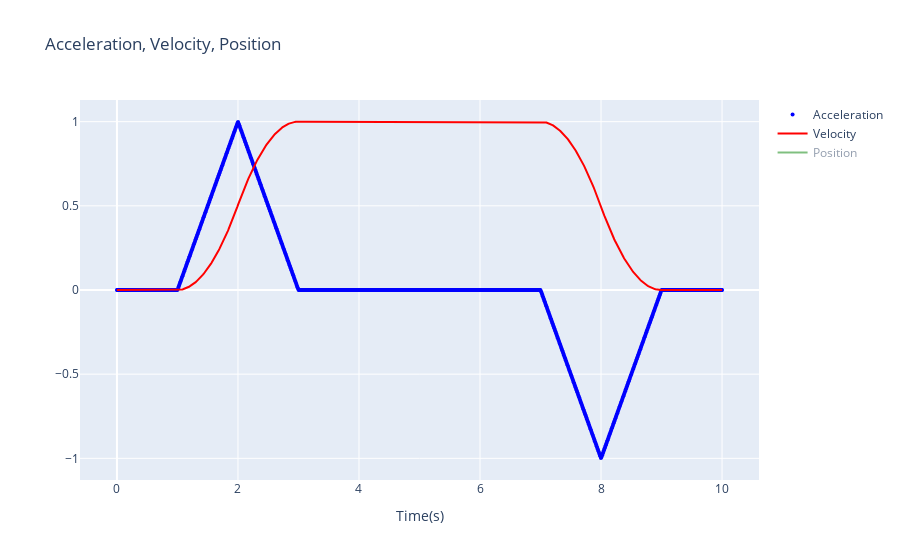

The notebook cell this image was saved under:
### Code cell
fig_data = go.Figure()
# Update layout if desired
fig_data.update_layout(
    title="Acceleration, Velocity, Position",
    xaxis_title="Time(s)",
    yaxis_title=""
)
# Add the acceleration trace
fig_data.add_trace(go.Scatter(x=df_data['x'], y=df_data['a'], mode='markers', name='Acceleration', marker=dict(color='blue', size=4)))
# Add the velocity trace
fig_data.add_trace(go.Scatter(x=df_data['x'], y=df_data['v'], mode='lines', name='Velocity', line=dict(color='red')))
# Add the position trace
fig_data.add_trace(go.Scatter(x=df_data['x'], y=df_data['s'], mode='lines', name='Position', line=dict(color='green')))

fig_data.show()

### Figure 1 — Plotly figure (JSON) as saved in the notebook; plotly's stock layout.template omitted (floating-point values rounded to 4 significant figures; data arrays with more than 128 entries replaced by an {"elided": "..."} marker saying what was removed)
{"data": [{"marker": {"color": "blue", "size": 4}, "mode": "markers", "name": "Acceleration", "type": "scatter", "x": {"elided": "1000 float values"}, "y": {"elided": "1000 float values"}}, {"line": {"color": "red"}, "mode": "lines", "name": "Velocity", "type": "scatter", "x": {"elided": "1000 float values"}, "y": {"elided": "1000 float values"}}, {"line": {"color": "green"}, "mode": "lines", "name": "Position", "type": "scatter", "visible": "legendonly", "x": {"elided": "1000 float values"}, "y": {"elided": "1000 float values"}}], "layout": {"autosize": true, "title": {"text": "Acceleration, Velocity, Position"}, "xaxis": {"autorange": true, "range": [-0.5784, 10.58], "title": {"text": "Time(s)"}, "type": "linear"}, "yaxis": {"autorange": true, "range": [-1.152, 1.152], "title": {"text": ""}, "type": "linear"}}}
